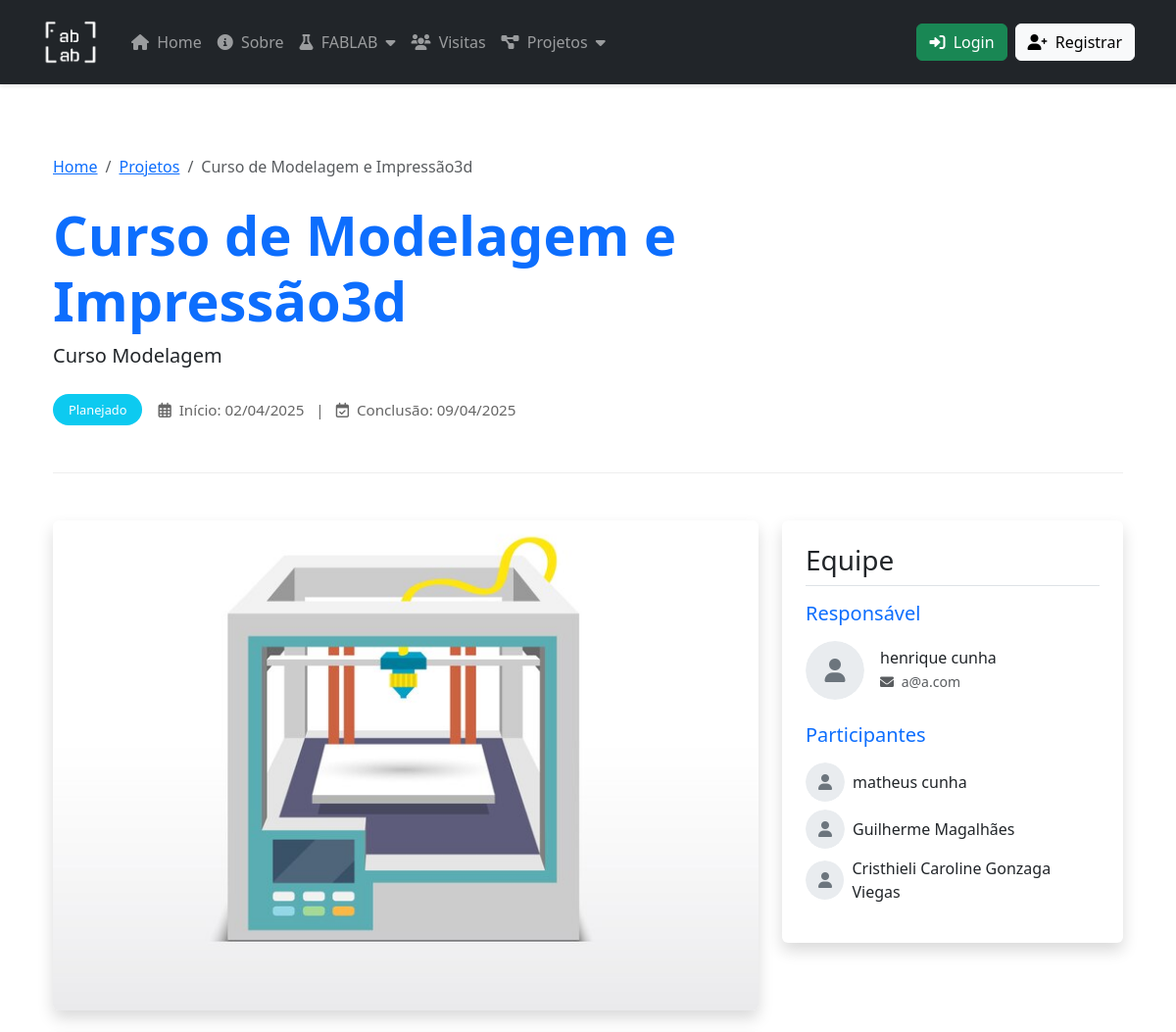
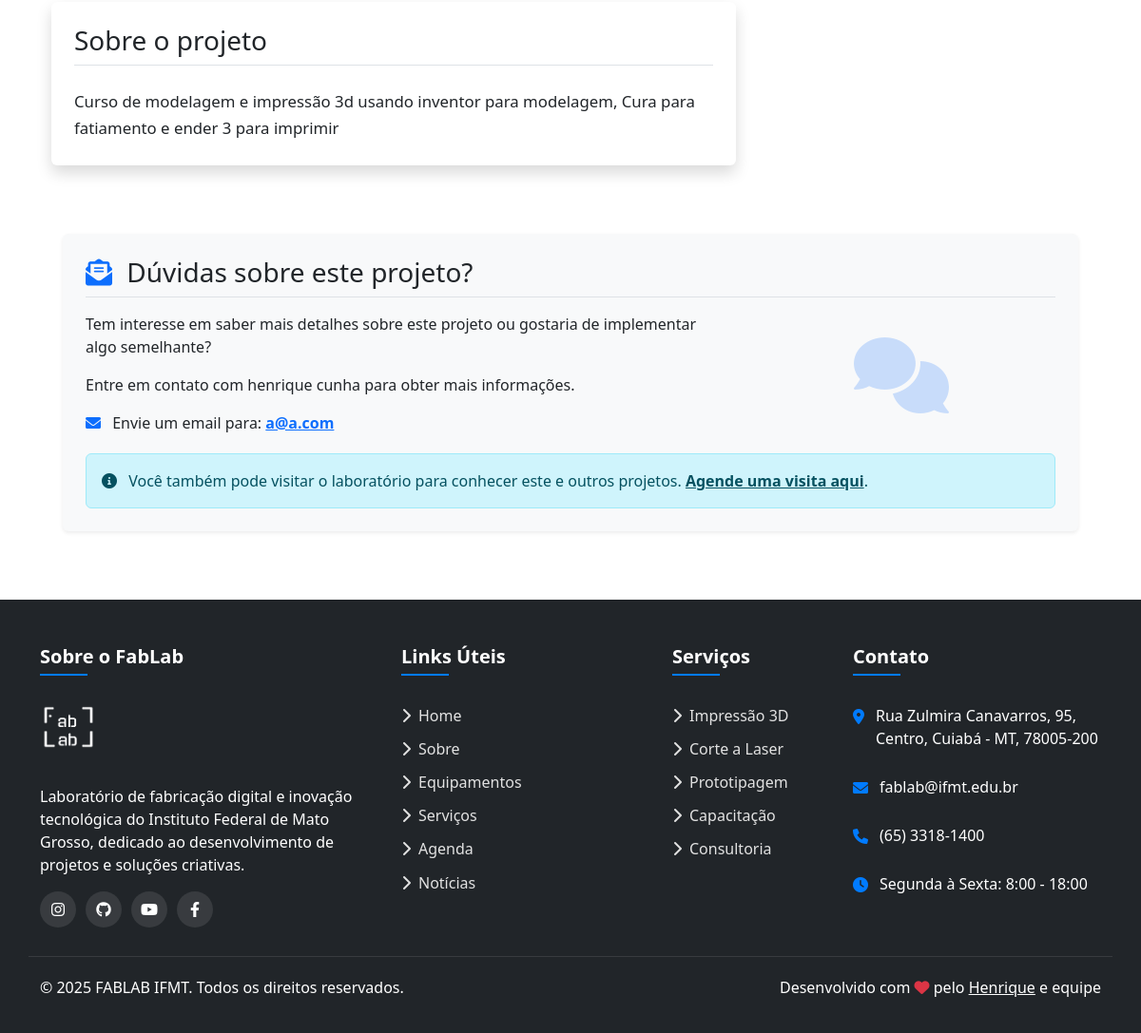
Page /projects/curso-de-modelagem-e-impressao3d/ on the committed database (2 pictures, top to bottom).
### projetos/models.py (models this page shows, shortened)
class Projeto(models.Model):
    STATUS_CHOICES = (
        ('concluido', 'Concluído'),
        ('em_andamento', 'Em Andamento'),
        ('planejado', 'Planejado'),
        ('cancelado', 'Cancelado'),
    )
    titulo = models.CharField(max_length=200)
    slug = models.SlugField(max_length=200, unique=True)
    descricao_curta = models.CharField(max_length=250, help_text="Descrição curta para exibição em cards")
    descricao = models.TextField(help_text="Descrição completa do projeto")
    imagem = models.ImageField(upload_to='projetos/', help_text="Imagem principal do projeto")
    data_inicio = models.DateField()
    data_conclusao = models.DateField(null=True, blank=True)
    status = models.CharField(max_length=20, choices=STATUS_CHOICES, default='em_andamento')
    responsavel = models.ForeignKey(User, on_delete=models.SET_NULL, null=True, blank=True, related_name='projetos_responsavel')
    participantes = models.ManyToManyField(User, blank=True, related_name='projetos_participante')
    tags = models.ManyToManyField(ProjetoTag, blank=True, related_name='projetos')
    link_github = models.URLField(blank=True, null=True, help_text="Link para repositório no GitHub")
    link_video = models.URLField(blank=True, null=True, help_text="Link para vídeo do projeto")
    link_documentacao = models.URLField(blank=True, null=True, help_text="Link para documentação")
    mostrar_na_home = models.BooleanField(default=False, help_text="Se marcado, o projeto será exibido na página inicial")
    publicado = models.BooleanField(default=True, help_text="Se marcado, o projeto estará visível no site")
    destaque = models.BooleanField(default=False, help_text="Se marcado, receberá destaque visual")
    data_criacao = models.DateTimeField(auto_now_add=True)
    data_atualizacao = models.DateTimeField(auto_now=True)
    class Meta:
        verbose_name = 'Projeto'
        verbose_name_plural = 'Projetos'
        ordering = ['-data_criacao']

### users/models.py (models this page shows, shortened)
class CustomUser(AbstractUser):
    username = None
    first_name = models.CharField(_("first name"), max_length=150, blank=False)
    last_name = models.CharField(_("last name"), max_length=150, blank=False)
    email = models.EmailField(_("email address"), blank=False, unique=True,
                              error_messages={"unique": _("Um usuário com este email já está cadastrado.")})
    id = models.CharField(_("matricula"),
        max_length=13,
        unique=True,
        primary_key=True,
        help_text=_(
            "Seu número de matrícula do SUAP ou SIAPE. Apenas números."
        ),
        error_messages={
            "unique": _("Um usuário com este número de matrícula já está cadastrado.")
        }
    )
    USERNAME_FIELD = "id"
    REQUIRED_FIELDS = ["first_name", "last_name", "email"]
    objects = CustomUserManager()

### projetos/views.py (the view)
# urls.py: path('<slug:slug>/', views.projeto_detalhe, name='projeto_detalhe'),
def projeto_detalhe(request, slug):
    projeto = get_object_or_404(Projeto, slug=slug, publicado=True)
    if projeto.tags.exists():
        tags = projeto.tags.all()
        projetos_relacionados = Projeto.objects.filter(
            publicado=True,
            tags__in=tags
        ).exclude(id=projeto.id).distinct()[:4]
    else:
        projetos_relacionados = Projeto.objects.filter(
            publicado=True,
            status=projeto.status
        ).exclude(id=projeto.id)[:4]
    return render(request, 'projetos/projeto_detalhe.html', {
        'projeto': projeto,
        'projetos_relacionados': projetos_relacionados
    })

### logs/context_processors.py (called while the page is built)
def pending_events_count(request):
    context = {'global_pending_count': 0}
    if request.user.is_authenticated and request.user.is_staff:
        context['global_pending_count'] = Event.objects.filter(approved=False).count()
    return context

### users/context_processors.py (called while the page is built)
def registration_requests_count(request):
    pending_count = 0
    if request.user.is_authenticated and request.user.is_superuser:
        pending_count = RegistrationRequest.objects.filter(status='pending').count()
    return {
        'registration_pending_count': pending_count
    }

### projetos/templates/projetos/projeto_detalhe.html (shortened to what this page needs)
{% extends 'layout.html' %}
{% load static %}
{% block content %}
<div class="container py-5">
    <nav aria-label="breadcrumb" class="mb-4">
        <ol class="breadcrumb">
            <li class="breadcrumb-item"><a href="{% url 'home' %}">Home</a></li>
            <li class="breadcrumb-item"><a href="{% url 'projetos:projeto_lista' %}">Projetos</a></li>
            <li class="breadcrumb-item active" aria-current="page">{{ projeto.titulo }}</li>
        </ol>
    </nav>
    <div class="project-header mb-5">
        <div class="row align-items-center">
            <div class="col-md-8">
                <h1 class="display-4 fw-bold text-primary">{{ projeto.titulo }}</h1>
                <p class="lead">{{ projeto.descricao_curta }}</p>
                <div class="d-flex flex-wrap align-items-center gap-3 mt-4">
                    <div class="status-badge
                    {% if projeto.status == 'planejado' %}bg-info{% endif %}
                    {% if projeto.status == 'cancelado' %}bg-secondary{% endif %}">
                        {{ projeto.get_status_display }}
                    </div>
                    <div class="project-date">
                        <i class="far fa-calendar-alt me-1"></i> Início: {{ projeto.data_inicio|date:"d/m/Y" }}
                        {% if projeto.data_conclusao %}
                            <span class="mx-2">|</span>
                            <i class="far fa-calendar-check me-1"></i> Conclusão: {{ projeto.data_conclusao|date:"d/m/Y" }}
                        {% endif %}
                    </div>
                </div>
            </div>
        </div>
    </div>
    <div class="row">
        <div class="col-lg-8">
            <div class="project-main-image mb-4">
                <img src="{{ projeto.imagem.url }}" class="img-fluid rounded shadow" alt="{{ projeto.titulo }}" onerror="this.src='https://via.placeholder.com/800x400?text=Imagem+do+Projeto'">
            </div>
            <div class="project-description bg-white p-4 rounded shadow mb-4">
                <h3 class="border-bottom pb-2 mb-4">Sobre o projeto</h3>
                <div class="rich-text">
                    {{ projeto.descricao|linebreaks }}
                </div>
            </div>
        </div>
        <div class="col-lg-4">
            <div class="project-team bg-white p-4 rounded shadow mb-4">
                <h3 class="border-bottom pb-2 mb-3">Equipe</h3>
                {% if projeto.responsavel %}
                    <div class="mb-4">
                        <h5 class="text-primary mb-3">Responsável</h5>
                        <div class="d-flex align-items-center">
                            <div class="team-avatar me-3">
                                {% if projeto.responsavel.foto %}
                                    <img src="{{ projeto.responsavel.foto.url }}" class="img-fluid rounded-circle" alt="{{ projeto.responsavel }}">
                                {% else %}
                                    <div class="avatar-placeholder">
                                        <i class="fas fa-user"></i>
                                    </div>
                                {% endif %}
                            </div>
                            <div>
                                <h6 class="mb-1">{{ projeto.responsavel.get_full_name }}</h6>
                                {% if projeto.responsavel.email %}
                                    <p class="text-muted small mb-0">
                                        <i class="fas fa-envelope me-1"></i> {{ projeto.responsavel.email }}
                                    </p>
                                {% endif %}
                            </div>
                        </div>
                    </div>
                {% endif %}
                {% if projeto.participantes.all %}
                    <div>
                        <h5 class="text-primary mb-3">Participantes</h5>
                        <ul class="list-unstyled">
                            {% for participante in projeto.participantes.all %}
                                <li class="mb-2">
                                    <div class="d-flex align-items-center">
                                        <div class="team-avatar-sm me-2">
                                            {% if participante.foto %}
                                                <img src="{{ participante.foto.url }}" class="img-fluid rounded-circle" alt="{{ participante }}">
                                            {% else %}
                                                <div class="avatar-placeholder-sm">
                                                    <i class="fas fa-user"></i>
                                                </div>
                                            {% endif %}
                                        </div>
                                        <span>{{ participante.get_full_name }}</span>
                                    </div>
                                </li>
                            {% endfor %}
                        </ul>
                    </div>
                {% endif %}
            </div>
        </div>
    </div>
    <div class="container mt-5">
        <div class="row">
            <div class="col-12">
                <div class="contact-section bg-light p-4 rounded shadow-sm">
                    <h3 class="border-bottom pb-2 mb-3"><i class="fas fa-envelope-open-text me-2 text-primary"></i> Dúvidas sobre este projeto?</h3>
                    <div class="row align-items-center">
                        <div class="col-md-8">
                            <p class="mb-3">Tem interesse em saber mais detalhes sobre este projeto ou gostaria de implementar algo semelhante?</p>
                            <p>Entre em contato com {% if projeto.responsavel %}{{ projeto.responsavel.get_full_name }}{% else %}nossa equipe{% endif %} para obter mais informações.</p>
                            <div class="contact-details mt-3">
                                <p class="mb-1">
                                    <i class="fas fa-envelope text-primary me-2"></i> Envie um email para:
                                    <a href="{% if projeto.responsavel and projeto.responsavel.email %}mailto:{{ projeto.responsavel.email }}{% else %}mailto:fablab@ifmt.edu.br{% endif %}?subject=Dúvida sobre projeto: {{ projeto.titulo }}">
                                        <strong>{% if projeto.responsavel and projeto.responsavel.email %}{{ projeto.responsavel.email }}{% else %}fablab@ifmt.edu.br{% endif %}</strong>
                                    </a>
                                </p>
                            </div>
                        </div>
                        <div class="col-md-4 text-center mt-4 mt-md-0">
                            <div class="contact-illustration">
                                <i class="fas fa-comments text-primary" style="font-size: 5rem; opacity: 0.2;"></i>
                            </div>
                        </div>
                    </div>
                    <div class="alert alert-info mt-3 mb-0">
                        <i class="fas fa-info-circle me-2"></i> Você também pode visitar o laboratório para conhecer este e outros projetos. <a href="{% url 'logs:request_visit' %}" class="alert-link">Agende uma visita aqui</a>.
                    </div>
                </div>
            </div>
        </div>
    </div>
</div>
{% endblock %}

### static/style.css (style rules this page uses)
html, body { height: 100%; margin: 0; }
body { display: flex; flex-direction: column; }

### projetos/templates/projetos/projeto_detalhe.html (style rules this page uses)
.project-header { padding-bottom: 2rem; border-bottom: 1px solid #eee; }
.status-badge { font-size: 0.8rem; padding: 0.4rem 1rem; border-radius: 50rem; color: #fff; white-space: nowrap; }
.project-date { font-size: 0.95rem; color: #666; }
.project-main-image img { width: 100%; max-height: 500px; object-fit: cover; }
.rich-text { font-size: 1.05rem; line-height: 1.7; }
.rich-text p:last-child { margin-bottom: 0; }
.team-avatar, .avatar-placeholder { width: 60px; height: 60px; border-radius: 50%; overflow: hidden; }
.avatar-placeholder { background-color: #e9ecef; display: flex; align-items: center; justify-content: center; color: #6c757d; font-size: 1.5rem; }
.team-avatar-sm, .avatar-placeholder-sm { width: 40px; height: 40px; border-radius: 50%; overflow: hidden; }
.avatar-placeholder-sm { background-color: #e9ecef; display: flex; align-items: center; justify-content: center; color: #6c757d; font-size: 1rem; }

### templates/layout.html (style rules this page uses)
:root { --primary-color: #007bff; --secondary-color: #6c757d; --accent-color: #28a745; --danger-color: #dc3545; }
body { display: flex; flex-direction: column; min-height: 100vh; }

### rows in the picture
Projeto: titulo "Curso de Modelagem e Impressão3d", descricao_curta "Curso Modelagem", status "Planejado", data_inicio "02/04/2025", data_conclusao "09/04/2025", imagem (picture), descricao "Curso de modelagem e impressão 3d usando inventor para modelagem, Cura para fatiamento e ender 3 para imprimir", responsavel.get_full_name "henrique cunha", responsavel.email "a@a.com"
CustomUser: get_full_name "matheus cunha"
CustomUser: get_full_name "Guilherme Magalhães"
CustomUser: get_full_name "Cristhieli Caroline Gonzaga Viegas"
